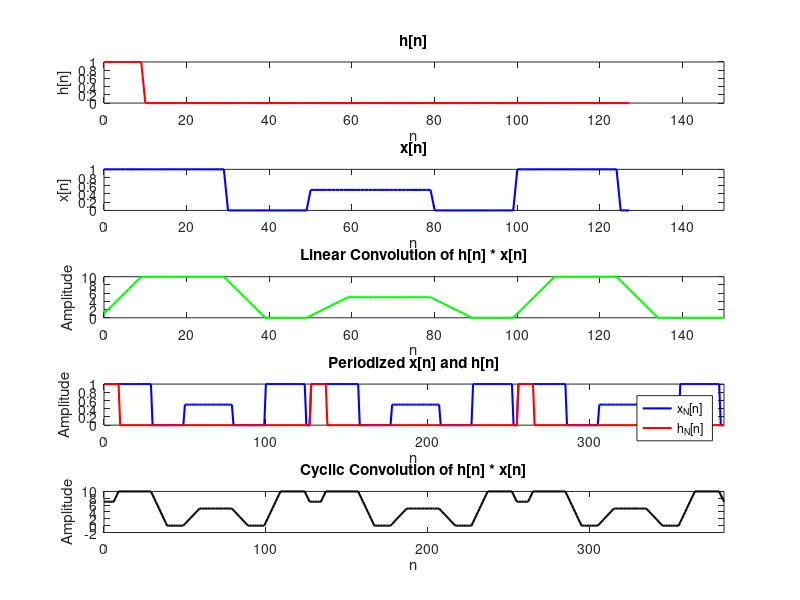

Source code (MATLAB): (Note: this script raises an error after producing the figure.)
% Cyclic and Linear Convolution Visualization with N = 128
% We will observe Aliasing because N < P + L - 1

% define N
N = 128; 

% h[n] and x[n]
h = zeros(1, N);
x = zeros(1, N);

h(1:10) = 1;
x(1:30) = 1;
x(51:80) = 0.5;
x(101:125) = 1;

% linear convolution
linear_conv = conv(x, h);

% periodize x and h to length N
x_periodic = repmat(x, 1, 3); % periodized version of x[n] (3 repetitions)
h_periodic = repmat(h, 1, 3); % periodized version of h[n] (3 repetitions)

% cyclic convolution using FFT and IFFT
cyclic_conv = ifft(fft(x, N) .* fft(h, N), N);
cyclic_conv_extended = repmat(cyclic_conv, 1, 3); % extend cyclic convolution to 3 * 128 points

% visualization
figure;

% plot h[n]
subplot(5, 1, 1);
plot(0:N-1, h, 'r', 'LineWidth', 1.5);
title('h[n]');
xlabel('n');
ylabel('h[n]');
xlim([0, 150]);  % extended x-axis to 150

% plot x[n]
subplot(5, 1, 2);
plot(0:N-1, x, 'b', 'LineWidth', 1.5);
title('x[n]');
xlabel('n');
ylabel('x[n]');
xlim([0, 150]);  % extended x-axis to 150

% plot linear convolution (first 128 points only, extended x-axis)
subplot(5, 1, 3);
plot(0:(length(linear_conv) - 1), linear_conv, 'g', 'LineWidth', 1.5);
title('Linear Convolution of h[n] * x[n]');
xlabel('n');
ylabel('Amplitude');
xlim([0, 150]);  % extended x-axis to 150

% plot periodized x and h
subplot(5, 1, 4);
plot(0:(3 * N - 1), x_periodic, 'b', 'LineWidth', 1.5);
hold on;
plot(0:(3 * N - 1), h_periodic, 'r', 'LineWidth', 1.5);
title('Periodized x[n] and h[n]');
xlabel('n');
ylabel('Amplitude');
legend('x_N[n]', 'h_N[n]');
xlim([0, 3 * N - 1]);

% plot cyclic convolution (extended to 3 * 128 points)
subplot(5, 1, 5);
plot(0:(3 * N - 1), real(cyclic_conv_extended), 'k', 'LineWidth', 1.5);
title('Cyclic Convolution of h[n] * x[n]');
xlabel('n');
ylabel('Amplitude');
xlim([0, 3 * N - 1]);

sgtitle('Convolution Analysis: Linear and Cyclic with Aliasing');



% In this second example we choose N ≥ P + L - 1
% Thus we do not have Aliasing

% redefine N
N = 136; 

% h[n] and x[n]
h = zeros(1, N);
x = zeros(1, N);

h(1:10) = 1;
x(1:30) = 1;
x(51:80) = 0.5;
x(101:125) = 1;

% linear convolution
linear_conv = conv(x, h);

% periodize x and h to length N
x_periodic = repmat(x, 1, 3); % periodized version of x[n] (3 repetitions)
h_periodic = repmat(h, 1, 3); % periodized version of h[n] (3 repetitions)

% cyclic convolution using FFT and IFFT
cyclic_conv = ifft(fft(x, N) .* fft(h, N), N);
cyclic_conv_extended = repmat(cyclic_conv, 1, 3); % extend cyclic convolution to 3 * 128 points

% visualization
figure;

% plot h[n]
subplot(5, 1, 1);
plot(0:N-1, h, 'r', 'LineWidth', 1.5);
title('h[n]');
xlabel('n');
ylabel('h[n]');
xlim([0, 150]);  % extended x-axis to 150

% plot x[n]
subplot(5, 1, 2);
plot(0:N-1, x, 'b', 'LineWidth', 1.5);
title('x[n]');
xlabel('n');
ylabel('x[n]');
xlim([0, 150]);  % extended x-axis to 150

% plot linear convolution (first 128 points only, extended x-axis)
subplot(5, 1, 3);
plot(0:(length(linear_conv) - 1), linear_conv, 'g', 'LineWidth', 1.5);
title('Linear Convolution of h[n] * x[n]');
xlabel('n');
ylabel('Amplitude');
xlim([0, 150]);  % extended x-axis to 150

% plot periodized x and h
subplot(5, 1, 4);
plot(0:(3 * N - 1), x_periodic, 'b', 'LineWidth', 1.5);
hold on;
plot(0:(3 * N - 1), h_periodic, 'r', 'LineWidth', 1.5);
title('Periodized x[n] and h[n]');
xlabel('n');
ylabel('Amplitude');
legend('x_N[n]', 'h_N[n]');
xlim([0, 3 * N - 1]);

% plot cyclic convolution (extended to 3 * 128 points)
subplot(5, 1, 5);
plot(0:(3 * N - 1), real(cyclic_conv_extended), 'k', 'LineWidth', 1.5);
title('Cyclic Convolution of h[n] * x[n]');
xlabel('n');
ylabel('Amplitude');
xlim([0, 3 * N - 1]);

sgtitle('Convolution Analysis: Linear and Cyclic no Aliasing');

